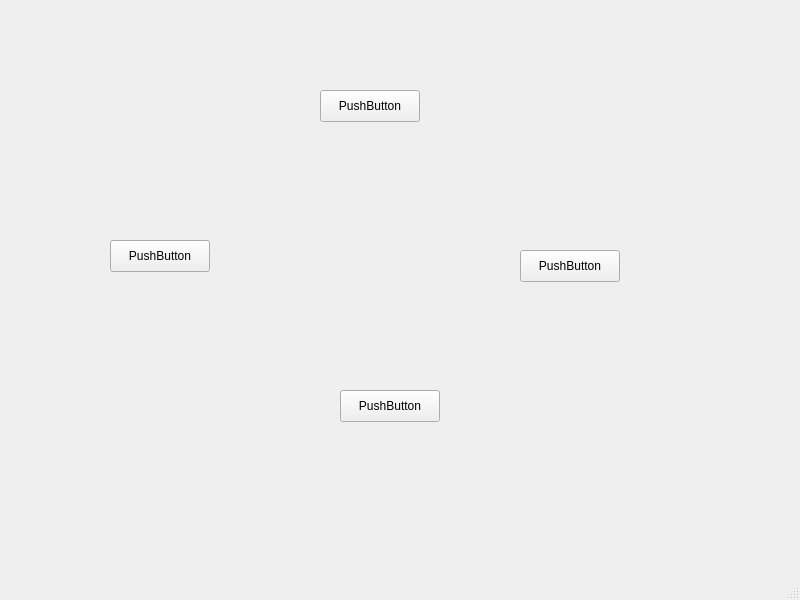
<?xml version="1.0" encoding="UTF-8"?>
<ui version="4.0">
 <class>MainWindow</class>
 <widget class="QMainWindow" name="MainWindow">
  <property name="geometry">
   <rect>
    <x>0</x>
    <y>0</y>
    <width>800</width>
    <height>600</height>
   </rect>
  </property>
  <property name="windowTitle">
   <string>学习Qt6</string>
  </property>
  <widget class="QWidget" name="centralwidget">
   <widget class="QPushButton" name="pushButton">
    <property name="geometry">
     <rect>
      <x>320</x>
      <y>90</y>
      <width>100</width>
      <height>32</height>
     </rect>
    </property>
    <property name="text">
     <string>PushButton</string>
    </property>
   </widget>
   <widget class="QPushButton" name="pushButton_2">
    <property name="geometry">
     <rect>
      <x>520</x>
      <y>250</y>
      <width>100</width>
      <height>32</height>
     </rect>
    </property>
    <property name="text">
     <string>PushButton</string>
    </property>
   </widget>
   <widget class="QPushButton" name="pushButton_3">
    <property name="geometry">
     <rect>
      <x>340</x>
      <y>390</y>
      <width>100</width>
      <height>32</height>
     </rect>
    </property>
    <property name="text">
     <string>PushButton</string>
    </property>
   </widget>
   <widget class="QPushButton" name="pushButton_4">
    <property name="geometry">
     <rect>
      <x>110</x>
      <y>240</y>
      <width>100</width>
      <height>32</height>
     </rect>
    </property>
    <property name="text">
     <string>PushButton</string>
    </property>
   </widget>
  </widget>
  <widget class="QMenuBar" name="menubar">
   <property name="geometry">
    <rect>
     <x>0</x>
     <y>0</y>
     <width>800</width>
     <height>24</height>
    </rect>
   </property>
  </widget>
  <widget class="QStatusBar" name="statusbar"/>
 </widget>
 <resources/>
 <connections/>
</ui>
